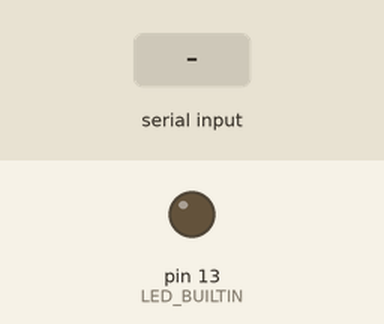
Recording of a sketch running on a simulated Arduino Uno, built with avr-gcc and run on an emulated ATmega328P. Shown: output pins drawn as LEDs (lit = HIGH). The inputs (shaded band) are chosen by the test bench.

Above: at 1.2 s.
1.3 s: "1" received over Serial
At 1.7 s:
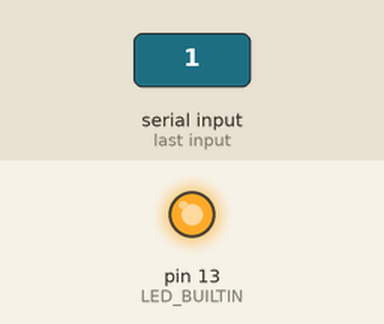
Timing chart, 0 to 4.3 s (numbered marks = the images above; inputs shaded):
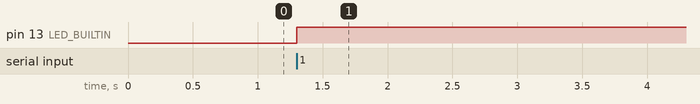

Measured:
- after the input at 1.3 s, pin 13 (LED_BUILTIN): LOW → HIGH at once

The sketch:

receptor.ino
```cpp
// (licence header left out)
void setup() {
  pinMode(LED_BUILTIN, OUTPUT);
  digitalWrite(LED_BUILTIN, LOW);

  // inicializa conexão serial
  Serial.begin(9600);
}

int estadoLed = LOW;
void loop() {
  if (Serial.available() > 0) {
    // recebe o valor pela porta serial
    char valor = Serial.read();

    if (valor == '1') {
      // inverte o estado do LED
      estadoLed = (estadoLed == HIGH) ? LOW : HIGH;
      digitalWrite(LED_BUILTIN, estadoLed);
    }
  }
}
```
